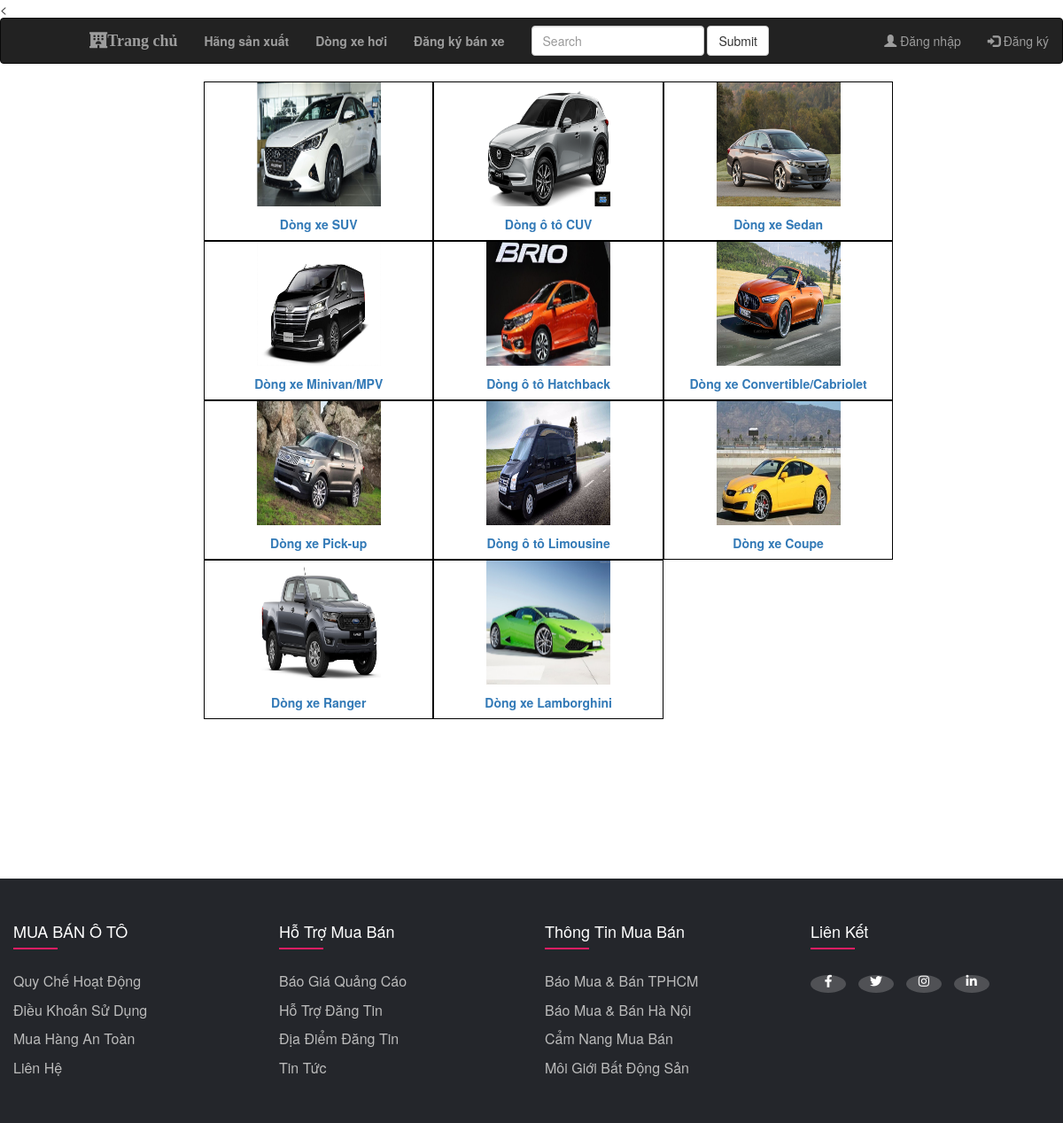
Screenshot of /cartype_index.php with the database file from the repository.
### tables this page shows
CREATE TABLE `loaixe` (
  `MALOAIXE` int(11) NOT NULL,
  `TENLOAIXE` mediumtext DEFAULT NULL,
  `HINHANH` mediumtext DEFAULT NULL,
  `TRANGTHAI` mediumtext DEFAULT NULL
);

### entities/cartype.class.php (called while the page is built, shortened)
<?php
require_once('config/db.class.php');
class CarType
{
    public static function toPublicList(){
        $db = new Db();
        $sql = "SELECT * FROM loaixe WHERE `TRANGTHAI`= 'Công khai'";
        $result = $db -> select_to_array($sql);
        return $result;
    }
}
?>

### config/db.class.php (called while the page is built, shortened)
<?php
class Db{
    protected static $connection;
    public function connect(){
        if (!isset(self::$connection)){
            $config = parse_ini_file("config.ini");
            self::$connection = new mysqli("localhost",$config["username"],$config["password"],$config["databasename"]);
        }
        return self::$connection;
    }
    public function query_execute($queryString){
        $connection = $this -> connect();
        $connection ->query("SET NAMES utf8");
        $result = $connection->query($queryString);
        return $result;
    }
    public function select_to_array($queryString){
        $rows = array();
        $result = $this->query_execute($queryString);
        while ($item = $result -> fetch_assoc()){
            $rows[] = $item;
        }
        return $rows;
    }
}
?>

### cartype_index.php (the view, shortened to what this page needs)
<?php
     require_once("entities/cartype.class.php");
    include_once("header.php");
    include_once("menu.php");
?>
<?php
    $lstLoaiXE = CarType::toPublicList();
?>
<div class="container tt" style ="padding-right: 0px;padding-left: 200px;">
	<div class="col-md-10">
	            <fieldset>
                    <?php
                        foreach ($lstLoaiXE as $loaixe) {?>
                            <a href ="contract_list.php?&MALOAIXE=<?php echo $loaixe["MALOAIXE"]; ?>">
                                <div id = "carcompany_item" class=" col-lg-4 col-md-4 col-sm-6 col-xs-12 " style = "border: 0.5pt solid black;height:180px">
                                    <div style = "text-align: center;">
                                        <img src="<?php echo $loaixe["HINHANH"]; ?>" alt="<?php echo $loaixe["TENLOAIXE"]; ?>" style="width:140px;height:140px">
                                    </div>
                                    <div style = "text-align: center;margin-top:10px  ">
                                        <label><?php echo $loaixe["TENLOAIXE"]; ?></label>
                                    </div>
                                </div>
                            </a>
                    <?php     }
                    ?>
	            </fieldset>
	</div>
</div>
<?php include_once("footer.php"); ?>

### header.php (shortened to what this page needs)
<html>
<head>
    <link rel="stylesheet" href="https://maxcdn.bootstrapcdn.com/bootstrap/3.4.1/css/bootstrap.min.css">
    <link rel="stylesheet" href="https://cdnjs.cloudflare.com/ajax/libs/font-awesome/5.15.4/css/all.min.css" />
</head>
<body>

### menu.php (shortened to what this page needs)
    <nav class="navbar navbar-inverse">
  <div class="container-fluid">
    <div class="navbar-header">
      <a class="navbar-brand fas fa-hotel" style="font-weight:bold;padding-left:100px;" href="/WebBanXE/">Trang chủ</a>
    </div>
    <ul class="nav navbar-nav">
       		<li style="font-weight:bold"><a href="carcompany_index.php">Hãng sản xuất</a></li>
       		<li style="font-weight:bold"><a href="cartype_index.php">Dòng xe hơi</a></li>
       		<li style="font-weight:bold"><a href="contract_register.php">Đăng ký bán xe</a></li>
    </ul>
    <form class="navbar-form navbar-left" action="/action_page.php">
      <div class="form-group">
        <input type="text" class="form-control" placeholder="Search" name="search">
      </div>
      <button type="submit" class="btn btn-default">Submit</button>
    </form>
    <?php
		if(!isset($_COOKIE["account_present_MATK"])) { ?>
			<ul class="nav navbar-nav navbar-right">
				<li><a href="login.php"><span class="glyphicon glyphicon-user"></span> Đăng nhập</a></li>
				<li><a href="register.php"><span class="glyphicon glyphicon-log-in"></span> Đăng ký</a></li>
			</ul>
	<?php } ?>
  </div>
</nav>

### footer.php (shortened to what this page needs)
<footer class="footer">
        <div class="container-footer">
            <div class="row-footer">
                <div class="footer-col">
                    <h4>MUA BÁN Ô TÔ</h4>
                    <ul>
                        <li><a href="#">Quy chế hoạt động</a></li>
                        <li><a href="#">Điều khoản sử dụng</a></li>
                        <li><a href="#">Mua hàng an toàn</a></li>
                        <li><a href="#">Liên hệ</a></li>
                    </ul>
                </div>
                <div class="footer-col">
                    <h4>Hỗ trợ mua bán</h4>
                    <ul>
                        <li><a href="#">Báo giá quảng cáo</a></li>
                        <li><a href="#">Hỗ trợ đăng tin</a></li>
                        <li><a href="#">Địa điểm đăng tin</a></li>
                        <li><a href="#">Tin tức</a></li>
                    </ul>
                </div>
                <div class="footer-col">
                    <h4>Thông tin mua bán</h4>
                    <ul>
                        <li><a href="#">Báo mua & bán TPHCM</a></li>
                        <li><a href="#">Báo mua & bán Hà Nội</a></li>
                        <li><a href="#">Cẩm nang mua bán</a></li>
                        <li><a href="#">Môi giới bất động sản</a></li>
                    </ul>
                </div>
                <div class="footer-col">
                    <h4>Liên Kết</h4>
                    <div class="social-links">
                        <a href="#"><i class="fab fa-facebook-f"></i></a>
                        <a href="#"><i class="fab fa-twitter"></i></a>
                        <a href="#"><i class="fab fa-instagram"></i></a>
                        <a href="#"><i class="fab fa-linkedin-in"></i></a>
                    </div>
                </div>
            </div>
        </div>
    </footer>
</body>
</html>

### header.php (style rules this page uses)
* { margin: 0; padding: 0; box-sizing: border-box; }
a { text-decoration: none }

### footer.php (style rules this page uses)
.row-footer { display: flex; flex-wrap: wrap; }
.footer-col ul { list-style: none; }
.footer { background-color: #24262b; padding: 40px 0; margin-top:15%; }
.footer-col { width: 25%; padding: 0 15px; }
.footer-col h4 { font-size: 18px; color: #ffffff; text-transform: capitalize; margin-bottom: 35px; font-weight: 500; position: relative; }
.footer-col h4::before { content: ''; position: absolute; left: 0; bottom: -10px; background-color: #e91e63; height: 2px; box-sizing: border-box; width: 50px; }
.footer-col ul li:not(:last-child) { margin-bottom: 10px; }
.footer-col ul li a { font-size: 16px; text-transform: capitalize; color: #ffffff; text-decoration: none; font-weight: 300; color: #bbbbbb; display: block; transition: all 0.3s ease; }
.footer-col .social-links a { display: inline-block; height: 20px; width: 40px; background-color: rgba(255,255,255,0.2); margin: 0 10px 10px 0; text-align: center; line-height: 40px; border-radius: 50%; color: #ffffff; transition: all 0.5s ease; }

### rows the page displays
loaixe: HINHANH (picture), TENLOAIXE "Dòng xe SUV"
loaixe: HINHANH (picture), TENLOAIXE "Dòng ô tô CUV"
loaixe: HINHANH (picture), TENLOAIXE "Dòng xe Sedan"
loaixe: HINHANH+TENLOAIXE (picture), TENLOAIXE "Dòng xe Minivan/MPV"
loaixe: HINHANH (picture), TENLOAIXE "Dòng ô tô Hatchback"
loaixe: HINHANH+TENLOAIXE (picture), TENLOAIXE "Dòng xe Convertible/Cabriolet"
loaixe: HINHANH (picture), TENLOAIXE "Dòng xe Pick-up"
loaixe: HINHANH (picture), TENLOAIXE "Dòng ô tô Limousine"
loaixe: HINHANH (picture), TENLOAIXE "Dòng xe Coupe"
loaixe: HINHANH (picture), TENLOAIXE "Dòng xe Ranger"
loaixe: HINHANH (picture), TENLOAIXE "Dòng xe Lamborghini"
